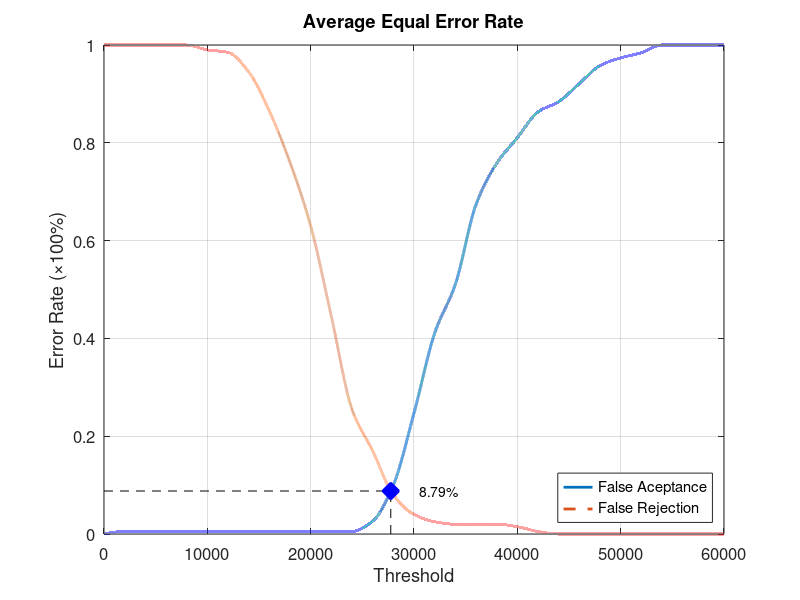
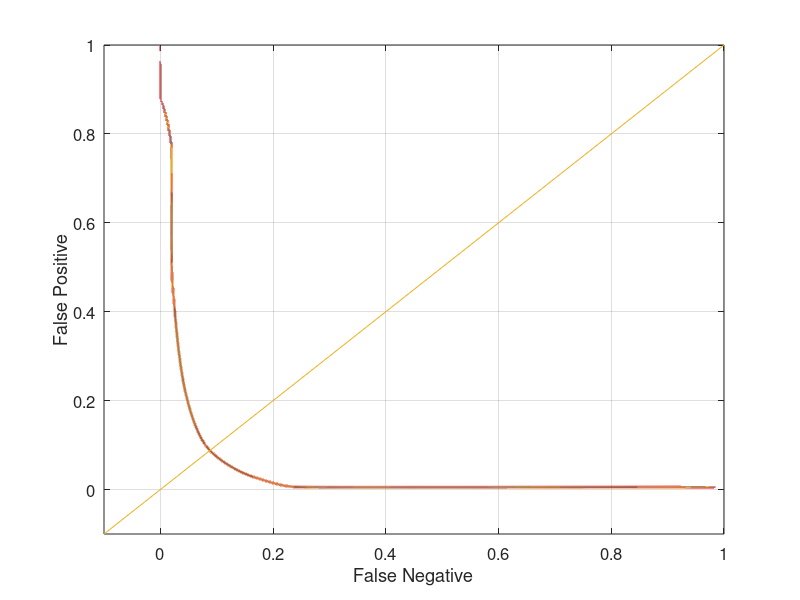

Write the MATLAB code that produced these figures, in order.
function yEER = Database3_1
close all;
clear;
clc;
x = 0:2000:60000;
xq = 0:0.5:60000;

y0 = [0 0.00526316 0.00526316 0.00526316 0.00526316 0.00526316 0.00526316 0.00526316 0.00526316 0.00526316 0.00526316 0.00526316 0.00526316 0.0263158 0.1 0.247368 0.410526 0.510526 0.673684 0.757895 0.810526 0.863158 0.884211 0.921053 0.957895 0.973684 0.984211 1 1 1 1];
yy0 = interp1(x, y0, xq, 'pchip');
y1 = [1 1 1 1 1 0.99 0.985 0.945 0.865 0.76 0.63 0.445 0.255 0.17 0.08 0.04 0.025 0.02 0.02 0.02 0.015 0.005 0 0 0 0 0 0 0 0 0];
yy1 = interp1(x, y1, xq, 'pchip');

% Calculating EER: 
y2 = abs(y0 - y1);
find(y2 == min(y2))
yy2 = abs(yy0 - yy1);
xEER = find(yy2 == min(yy2));
xEERIndex = xq(xEER) % X-axis EER
yEER = yy0(xEER) % Y-axis EER

main = figure
plot(xq, yy0,'-','LineWidth', 2);	hold on
plot(xq, yy1,'--','LineWidth', 2);	hold on
plot([xEERIndex xEERIndex], [0 yEER], 'k--');	hold on
plot([0 xEERIndex], [yEER yEER], 'k--');	hold on
plot(xEERIndex, yEER, 'bx', 'LineWidth', 10);	hold on
text(xEERIndex + 10 * xEERIndex / 100, yEER, [num2str(round((10000 * yEER)) / 100) '%'])
legend('False Aceptance', 'False Rejection', 'Location', 'SouthEast')
xlabel('Threshold')
ylabel('Error Rate (\times100%)')
title('Average Equal Error Rate')
set(gca, 'FontSize', 12)
axis([0 60000 0 1])
grid on

print(main, 'Database3_1Main', '-dpng');
FNRxFPR = figure('Color', [1 1 1]);
plot(yy1, yy0, '-', yy1, yy0, 'LineWidth', 2);
hold on
y = -0.1:0.1:1
plot(y, y); 
set(gca, 'FontSize', 12)
xlabel('False Negative')
ylabel('False Positive')
axis([-0.1 1 -0.1 1])
set(gca, 'FontSize', 12)
grid on

print(FNRxFPR, 'Database3_1FNRxFPR','-dpng');
end
